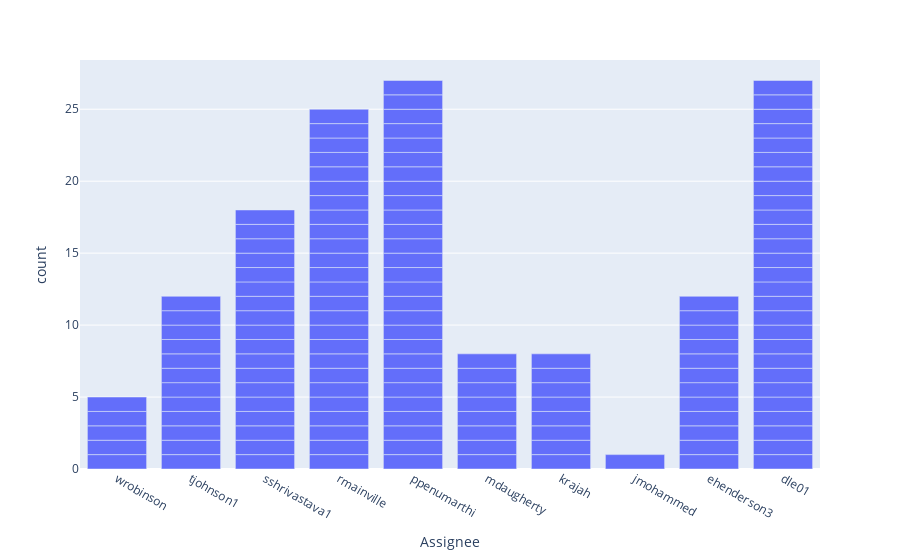

Notebook cell for this chart:
### Code cell
assignee_plot = px.bar(octResolvedIssues, x='Assignee')
assignee_plot.show()

### Figure 1 — Plotly figure (JSON) as saved in the notebook; plotly's stock layout.template omitted (floating-point values rounded to 4 significant figures; data arrays with more than 128 entries replaced by an {"elided": "..."} marker saying what was removed)
{"data": [{"alignmentgroup": "True", "hovertemplate": "Assignee=%{x}<br>count=%{y}<extra></extra>", "legendgroup": "", "marker": {"color": "#636efa", "pattern": {"shape": ""}}, "name": "", "offsetgroup": "", "orientation": "v", "showlegend": false, "textposition": "auto", "type": "bar", "x": {"elided": "145 str values"}, "xaxis": "x", "y": {"elided": "145 int values"}, "yaxis": "y"}], "layout": {"autosize": true, "barmode": "relative", "legend": {"tracegroupgap": 0}, "margin": {"t": 60}, "xaxis": {"anchor": "y", "autorange": true, "domain": [0, 1], "range": [-0.5, 9.5], "title": {"text": "Assignee"}, "type": "category"}, "yaxis": {"anchor": "x", "autorange": true, "domain": [0, 1], "range": [0, 28.42], "title": {"text": "count"}, "type": "linear"}}}
